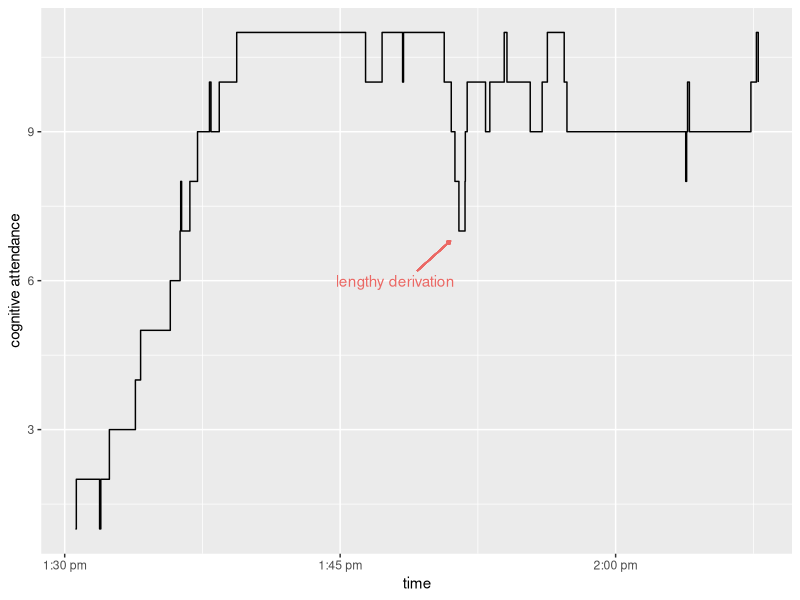

R code for this plot:
## ---- chunk 1
require('dplyr')
library('ggplot2')
## ---- chunk 2
dat <- readr::read_csv("../../data/seminar_data.csv")

dat %>%
  mutate(awake = ifelse(awake == 0, -1, awake),
         attendance = cumsum(awake)) %>%
         select(time, awake, attendance) %>%
  ggplot(aes(x = time, y = attendance)) + 
  geom_step() + 
  ylab("cognitive attendance") + 
  scale_x_continuous(breaks=c(18.5,18.75,19,19.25,19.5),
                     labels = c("1:30 pm","1:45 pm","2:00 pm","2:15 pm","2:30 pm")) +
  annotate("text", x = 18.8, y = 6, label = "lengthy derivation", color = "#EB6864") + 
  geom_segment(x = 18.82, y = 6.2, xend = 18.85, yend = 6.8, arrow = arrow(length = unit(0.1,"cm")), color ='#EB6864' )

